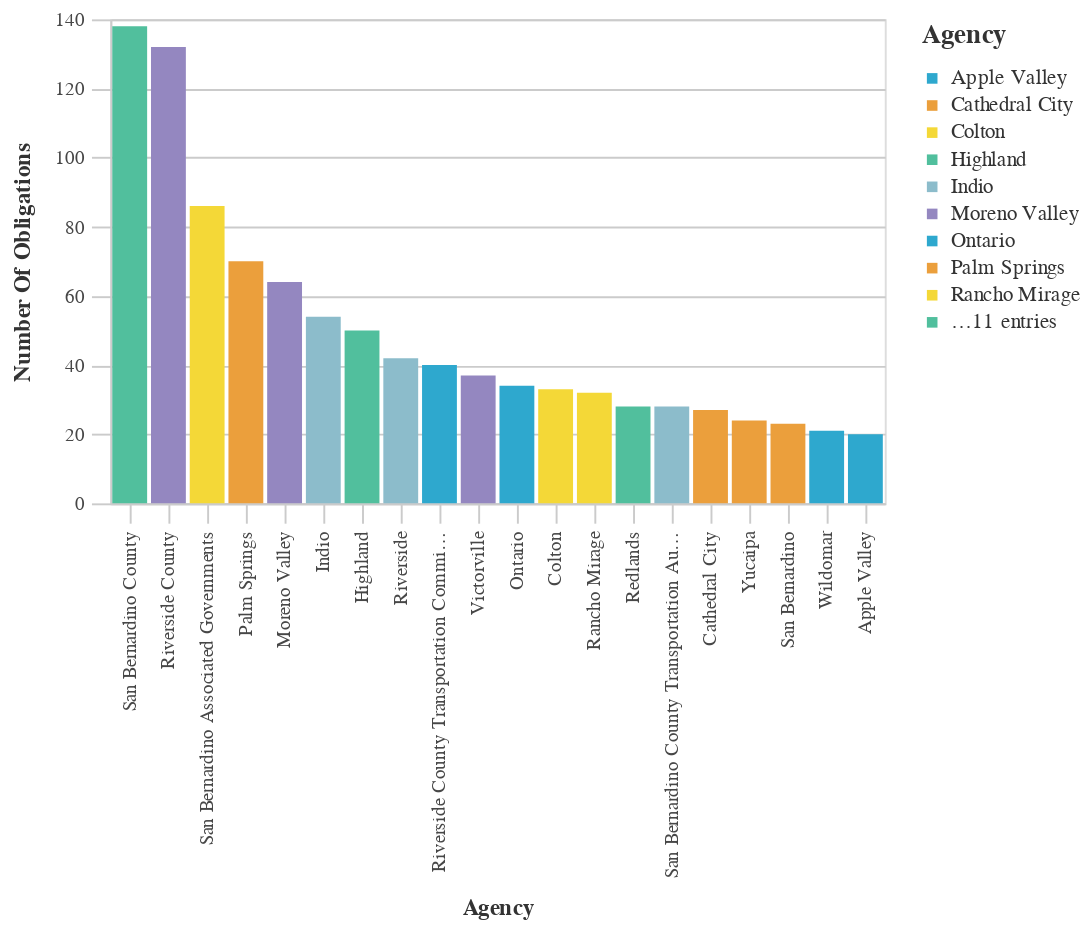

Notebook cell for this chart:
### Code cell
#Bar chart Agencies With The Most Obligations
chart_df = (df_top>>filter(_.variable=='primary_agency_name')).rename(columns={"value":"Agency",
                                 "count":"Number of Obligations"})
chart2 = (_dla_utils_reports.basic_bar_chart_no_save(chart_df, 'Agency', 'Number of Obligations', 'Agency', district))
    
display(HTML("<h4><strong>Agencies With The Most Obligations</strong></h4>"))
chart2

### Figure 1 — Vega-Lite specification as saved in the notebook (floating-point values rounded to 4 significant figures)
{"config": {"view": {"continuousWidth": 400, "continuousHeight": 300}, "axis": {"domainColor": "#cbcbcb", "grid": true, "gridColor": "#cbcbcb", "gridWidth": 1, "labelColor": "#474747", "labelFont": "Nunito Sans", "labelFontSize": 10, "labelPadding": 4, "tickColor": "#cbcbcb", "tickSize": 10, "titleColor": "#333", "titleFont": "Raleway", "titleFontSize": 12, "titlePadding": 10}, "axisBand": {"grid": false}, "background": "white", "font": "Raleway", "header": {"labelFont": "Nunito Sans", "titleFont": "Raleway"}, "legend": {"labelColor": "#333", "labelFont": "Nunito Sans", "labelFontSize": 11, "labelLimit": 0, "padding": 1, "symbolSize": 30, "symbolType": "square", "titleColor": "#333", "titleFont": "Raleway", "titleFontSize": 14, "titlePadding": 10}, "title": {"anchor": "middle", "font": "Raleway", "fontSize": 18, "fontWeight": 300, "offset": 20}}, "data": {"name": "data-8a408794853f1454918ba2b98471d296"}, "mark": "bar", "encoding": {"color": {"field": "Agency", "legend": {"symbolLimit": 10, "title": "Agency"}, "scale": {"range": ["#2EA8CE", "#EB9F3C", "#F4D837", "#51BF9D", "#8CBCCB", "#9487C0"]}, "type": "nominal"}, "tooltip": [{"field": "Agency", "type": "nominal"}, {"field": "Number of Obligations", "type": "quantitative"}], "x": {"field": "Agency", "sort": "-y", "title": "Agency", "type": "nominal"}, "y": {"field": "Number of Obligations", "title": "Number Of Obligations", "type": "quantitative"}}, "height": 250, "width": 400, "$schema": "https://vega.github.io/schema/vega-lite/v4.17.0.json", "datasets": {"data-8a408794853f1454918ba2b98471d296": [{"Agency": "San Bernardino County", "Number of Obligations": 138, "variable": "primary_agency_name"}, {"Agency": "Riverside County", "Number of Obligations": 132, "variable": "primary_agency_name"}, {"Agency": "San Bernardino Associated Governments", "Number of Obligations": 86, "variable": "primary_agency_name"}, {"Agency": "Palm Springs", "Number of Obligations": 70, "variable": "primary_agency_name"}, {"Agency": "Moreno Valley", "Number of Obligations": 64, "variable": "primary_agency_name"}, {"Agency": "Indio", "Number of Obligations": 54, "variable": "primary_agency_name"}, {"Agency": "Highland", "Number of Obligations": 50, "variable": "primary_agency_name"}, {"Agency": "Riverside", "Number of Obligations": 42, "variable": "primary_agency_name"}, {"Agency": "Riverside County Transportation Commission", "Number of Obligations": 40, "variable": "primary_agency_name"}, {"Agency": "Victorville", "Number of Obligations": 37, "variable": "primary_agency_name"}, {"Agency": "Ontario", "Number of Obligations": 34, "variable": "primary_agency_name"}, {"Agency": "Colton", "Number of Obligations": 33, "variable": "primary_agency_name"}, {"Agency": "Rancho Mirage", "Number of Obligations": 32, "variable": "primary_agency_name"}, {"Agency": "Redlands", "Number of Obligations": 28, "variable": "primary_agency_name"}, {"Agency": "San Bernardino County Transportation Authority", "Number of Obligations": 28, "variable": "primary_agency_name"}, {"Agency": "Cathedral City", "Number of Obligations": 27, "variable": "primary_agency_name"}, {"Agency": "Yucaipa", "Number of Obligations": 24, "variable": "primary_agency_name"}, {"Agency": "San Bernardino", "Number of Obligations": 23, "variable": "primary_agency_name"}, {"Agency": "Wildomar", "Number of Obligations": 21, "variable": "primary_agency_name"}, {"Agency": "Apple Valley", "Number of Obligations": 20, "variable": "primary_agency_name"}]}}
